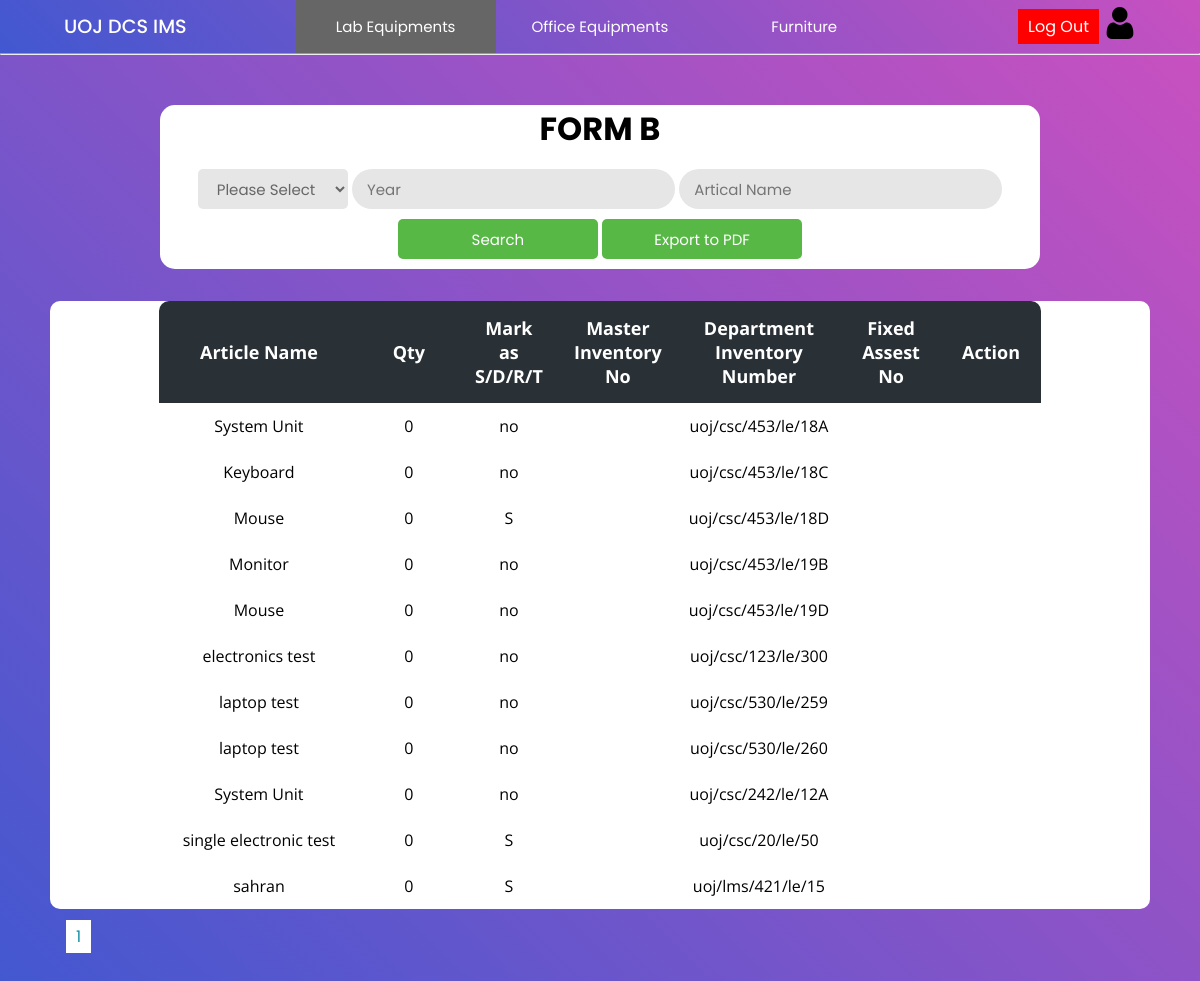
Screenshot of /Project/lab/labForm_B.php (signed in) with the database file from the repository.
### tables this page shows
CREATE TABLE `formb_table` (
  `article` varchar(200) NOT NULL,
  `quantity` int(11) NOT NULL,
  `sdrt` varchar(3) NOT NULL,
  `master_inventory_no` varchar(50) NOT NULL,
  `dept_Inventory_no` varchar(50) NOT NULL,
  `fixed_asset_no` varchar(50) NOT NULL,
  `remarks` varchar(200) NOT NULL
);

### Project/lab/labForm_B.php (the view, shortened to what this page needs)
<?php
include("formBTable.php");
$rowsPerPage = 10;
$queryinvoice = "SELECT * FROM formb_table";
$totalRows = mysqli_num_rows(mysqli_query($con, "SELECT * FROM invoice"));
$totalPages = ceil($totalRows / $rowsPerPage);
?>
<!DOCTYPE html>
<html lang="en">
<head>
    <link rel="stylesheet" href="../css/lab.css">
    <link rel="stylesheet" href="../css/main.css">
</head>
<body>
    <?php include "../header/header.php"; ?>
    <hr>
    <div class="main-container">
        <div class="container">
            <h2>FORM B</h2>
            <div>
                <form action="labForm_B.php" method="get">
                    <select name="type">
                        <option value="">Please Select</option>
                    </select>
                    <input type="number" placeholder="Year" name="year" value="<?php if (isset($_POST['year'])) {
                                                                                    echo $_POST['year'];
                                                                                } ?>" />
                    <input type="text" placeholder="Artical Name" name="name" value="<?php if (isset($_POST['name'])) {
                                                                                            echo $_POST['name'];
                                                                                        } ?>" />
                    <input class="button" type="submit" name="search" value="Search" />
                    <input class="button" type="submit" name="export" value="Export to PDF" />
                </form>
            </div>
        </div>
        <div class="table-con">
            <table>
                <thead>
                    <tr>
                        <th>Article Name</th>
                        <th>Qty</th>
                        <th>Mark as S/D/R/T</th>
                        <th>Master Inventory No</th>
                        <th>Department Inventory Number</th>
                        <th>Fixed Assest No</th>
                        <th>Action</th>
                    </tr>
                </thead>
                <tbody>
                    <?php
                    $resultinvoice = mysqli_query($con, $queryinvoice);
                    while ($rowinvoice = mysqli_fetch_assoc($resultinvoice)) {
                    ?>
                        <tr>
                            <td class="name"><?php echo $rowinvoice['article'] ?></td>
                            <td><?php echo $rowinvoice['quantity'] ?></td>
                            <td><?php echo $rowinvoice['sdrt'] ?></td>
                            <td><?php echo $rowinvoice['master_inventory_no'] ?></td>
                            <td><?php echo $rowinvoice['dept_Inventory_no'] ?></td>
                            <td><?php echo $rowinvoice['fixed_asset_no'] ?></td>
                        </tr>
                    <?php
                    }
                    ?>
                </tbody>
            </table>
        </div>
        <div class="pagination" style="margin:15px;">
            <?php
            for ($i = 1; $i <= $totalPages; $i++) {
                echo '<a href="?page=' . $i . '" style="margin:1px;background-color: #fff; color: #1690A7; border: none; padding: 5px 10px; cursor: pointer; width:5px;">' . $i . '</a>';
            }
            ?>
        </div>
    </div>
</body>
</html>

### Project/css/lab.css (style rules this page uses)
.main-container { padding: 50px; min-height: 100vh; height: fit-content; background: linear-gradient(-135deg, #c850c0, #4158d0); }
.container { text-align: center; background-color: white; border-radius: 15px; width: 80%; margin: auto; margin-bottom: 2rem; padding: 0 0 10px 0; }
h2 { font-size: 2rem; margin-bottom: 1rem; font-family: 'Poppins', sans-serif; }
select { font-size: 15px; color: #666; background: #e6e6e6; height: 40px; border-radius: 5px; padding: 0 15px 0 15px; border: none; font-family: 'Poppins', sans-serif; width: 150px; }
option { font-size: 15px; color: #666; background: #e6e6e6; height: 40px; border-radius: 5px; padding: 0 15px 0 15px; border: none; font-family: 'Poppins', sans-serif; }
.button { background: #57b846; color: white; cursor: pointer; height: 40px; border-radius: 5px; padding: 0 15px 0 15px; border: none; font-family: 'Poppins', sans-serif; width: 200px; margin-top: 10px; }
table { border-collapse: collapse; border-radius: 10px; overflow: hidden; max-width: 100%; margin: 0 auto; position: relative; }
.table-con { border-collapse: collapse; background: #fff; border-radius: 10px; width: auto; margin: auto; position: relative; font-family: 'Open Sans'; text-align: center; background: #fff; }
.table-con td.name { max-width: 200px; word-wrap: break-word; min-width: 200px; }
th { width: 100px; font-size: 18px; background: #293036; color: white; padding: 15px; }
td { padding: 12px; }
input { font-size: 15px; color: #666; background: #e6e6e6; height: 40px; border-radius: 20px; padding: 0 15px 0 15px; border: none; font-family: 'Poppins', sans-serif; }

### Project/css/main.css (style rules this page uses)
* { margin: 0; padding: 0; text-decoration: none; box-sizing: border-box; }
:root { --bg-gradient: linear-gradient(-135deg, #c850c0, #4158d0); --bg-gray: #e6e6e6; --text-color: #666; --inp-color: #57b846; }
body { font-family: 'Poppins', sans-serif; }

### Project/css/header.css (style rules this page uses)
* { margin: 0; padding: 0; text-decoration: none; box-sizing: border-box; }
:root { --bg-gradient: linear-gradient(-135deg, #c850c0, #4158d0); --bg-gray: #e6e6e6; --text-color: #666; --inp-color: #57b846; }
body { font-family: 'Poppins', sans-serif; }

### rows the page displays
formb_table: article "System Unit", quantity "0", sdrt "no", dept_Inventory_no "uoj/csc/453/le/18A"
formb_table: article "Keyboard", quantity "0", sdrt "no", dept_Inventory_no "uoj/csc/453/le/18C"
formb_table: article "Mouse", quantity "0", sdrt "S", dept_Inventory_no "uoj/csc/453/le/18D"
formb_table: article "Monitor", quantity "0", sdrt "no", dept_Inventory_no "uoj/csc/453/le/19B"
formb_table: article "Mouse", quantity "0", sdrt "no", dept_Inventory_no "uoj/csc/453/le/19D"
formb_table: article "electronics test", quantity "0", sdrt "no", dept_Inventory_no "uoj/csc/123/le/300"
formb_table: article "laptop test", quantity "0", sdrt "no", dept_Inventory_no "uoj/csc/530/le/259"
formb_table: article "laptop test", quantity "0", sdrt "no", dept_Inventory_no "uoj/csc/530/le/260"
formb_table: article "System Unit", quantity "0", sdrt "no", dept_Inventory_no "uoj/csc/242/le/12A"
formb_table: article "single electronic test", quantity "0", sdrt "S", dept_Inventory_no "uoj/csc/20/le/50"
formb_table: article "sahran", quantity "0", sdrt "S", dept_Inventory_no "uoj/lms/421/le/15"
